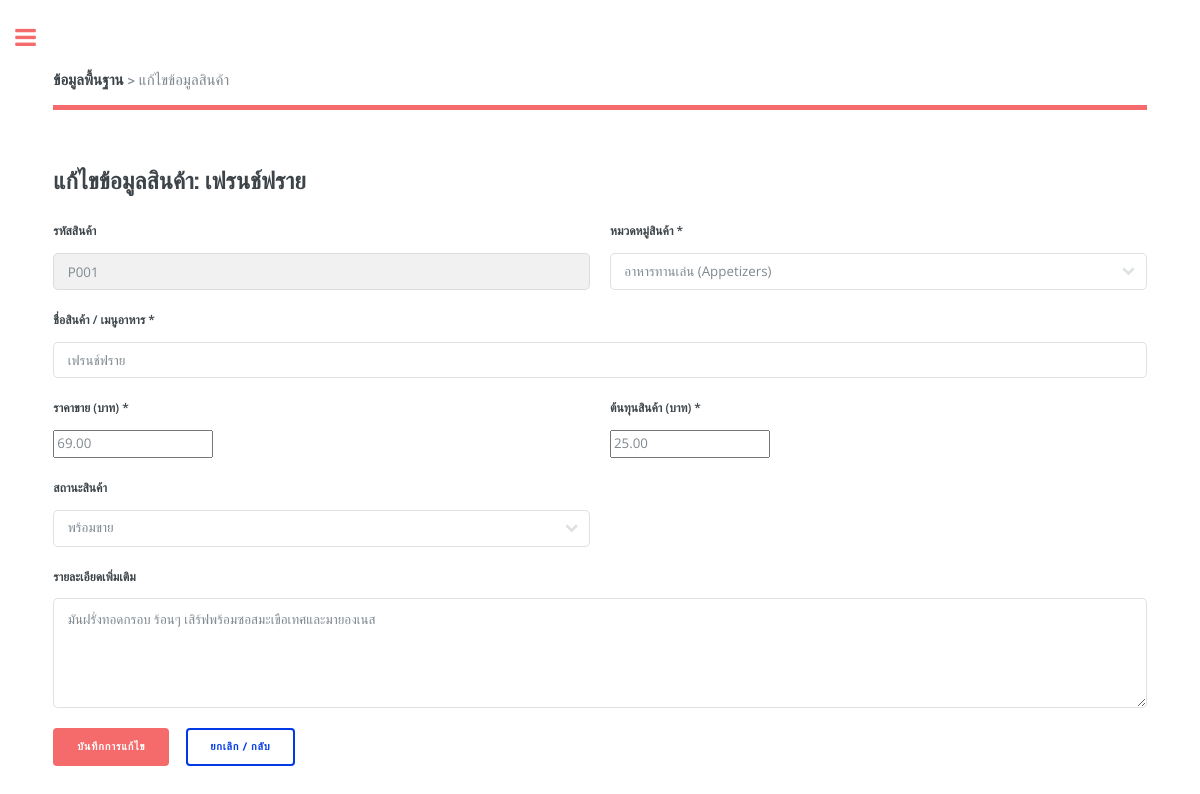
The app's page /edit_product.php?product_id=P001 with its own data.
### tables this page shows
CREATE TABLE `product` (
  `product_id` varchar(10) NOT NULL,
  `product_name` varchar(150) NOT NULL,
  `category_id` varchar(10) NOT NULL,
  `price` decimal(10,2) NOT NULL DEFAULT 0.00,
  `cost` decimal(10,2) NOT NULL DEFAULT 0.00,  
  `description` text DEFAULT NULL,
  `status` varchar(20) NOT NULL DEFAULT 'พร้อมขาย',
  PRIMARY KEY (`product_id`),
  KEY `fk_prod_cat` (`category_id`),
  CONSTRAINT `fk_prod_cat` FOREIGN KEY (`category_id`) REFERENCES `category` (`category_id`) ON UPDATE CASCADE
);

### edit_product.php (the view, shortened to what this page needs)
<?php
include('connect_db.php');
$product_id = isset($_GET['product_id']) ? trim($_GET['product_id']) : '';
$sql = "SELECT * FROM product WHERE product_id = '" . mysqli_real_escape_string($conn, $product_id) . "'";
$res = mysqli_query($conn, $sql);
$product = mysqli_fetch_assoc($res);
?>
<!DOCTYPE HTML>
<html lang="th">
<head>
	<link rel="stylesheet" href="assets/css/main.css" />
</head>
<body>
	<div id="wrapper">
		<div id="main">
			<div class="inner">
				<header id="header">
					<a href="manage_product.php" class="logo"><strong>ข้อมูลพื้นฐาน</strong> &gt; แก้ไขข้อมูลสินค้า</a>
				</header>
				<section>
					<header class="main">
						<h2>แก้ไขข้อมูลสินค้า: <?php echo htmlspecialchars($product['product_name']); ?></h2>
					</header>
					<form method="post" action="update_product.php">
						<div class="row uniform">
							<div class="6u 12u$(xsmall)">
								<label for="product_id">รหัสสินค้า</label>
								<input type="text" name="product_id" id="product_id" value="<?php echo htmlspecialchars($product['product_id']); ?>" readonly style="background-color: #f1f1f1;" />
							</div>
							<div class="6u$ 12u$(xsmall)">
								<label for="category_id">หมวดหมู่สินค้า *</label>
								<div class="select-wrapper">
									<select name="category_id" id="category_id" required>
										<?php
										$cats = mysqli_query($conn, "SELECT * FROM category ORDER BY category_id");
										while ($c = mysqli_fetch_assoc($cats)) {
											$sel = ($c['category_id'] == $product['category_id']) ? "selected" : "";
											echo "<option value='{$c['category_id']}' {$sel}>{$c['category_name']}</option>";
										}
										?>
									</select>
								</div>
							</div>
							<div class="12u$">
								<label for="product_name">ชื่อสินค้า / เมนูอาหาร *</label>
								<input type="text" name="product_name" id="product_name" value="<?php echo htmlspecialchars($product['product_name']); ?>" required />
							</div>
							<div class="6u 12u$(xsmall)">
								<label for="price">ราคาขาย (บาท) *</label>
								<input type="number" step="0.01" name="price" id="price" value="<?php echo $product['price']; ?>" required />
							</div>
							<div class="6u$ 12u$(xsmall)">
								<label for="cost">ต้นทุนสินค้า (บาท) *</label>
								<input type="number" step="0.01" name="cost" id="cost" value="<?php echo $product['cost']; ?>" required />
							</div>
							<div class="6u 12u$(xsmall)">
								<label for="status">สถานะสินค้า</label>
								<div class="select-wrapper">
									<select name="status" id="status">
										<option value="พร้อมขาย" <?php if ($product['status'] == 'พร้อมขาย') echo 'selected'; ?>>พร้อมขาย</option>
									</select>
								</div>
							</div>
							<div class="12u$">
								<label for="description">รายละเอียดเพิ่มเติม</label>
								<textarea name="description" id="description" rows="4"><?php echo htmlspecialchars($product['description']); ?></textarea>
							</div>
							<div class="12u$">
								<ul class="actions">
									<li><input type="submit" value="บันทึกการแก้ไข" class="special" /></li>
									<li><a href="manage_product.php" class="button">ยกเลิก / กลับ</a></li>
								</ul>
							</div>
						</div>
					</form>
				</section>
			</div>
		</div>
	</div>
</body>
</html>

### records on screen
product: product_name "เฟรนช์ฟราย", product_id "P001", price "69.00", cost "25.00", status "พร้อมขาย", description "มันฝรั่งทอดกรอบ ร้อนๆ เสิร์ฟพร้อมซอสมะเขือเทศและมายองเนส"

### other values on screen
form field category_id "อาหารทานเล่น (Appetizers)"
